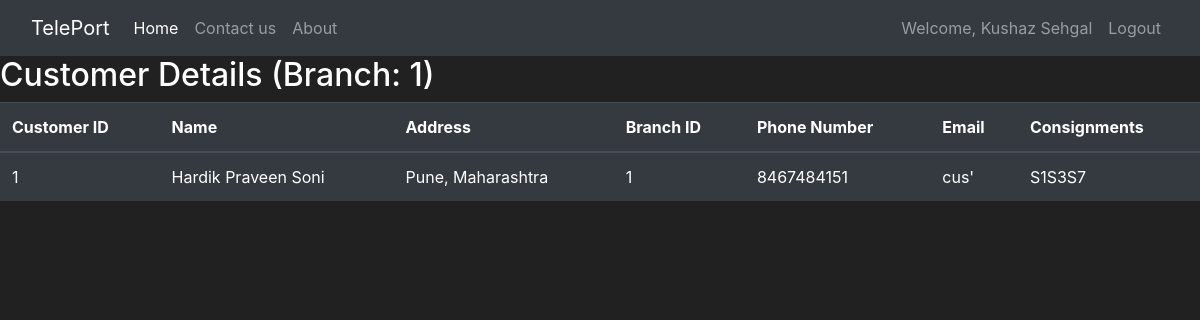
The app's page /view_branch_customer_details (signed in) with its own data.
### TelePort/models.py (models this page shows, shortened)
class Employee(db.Model, UserMixin):
    employeeID = db.Column(db.Integer, primary_key=True)
    name = db.Column(db.String(1200), unique=False, nullable=False)
    address = db.Column(db.String(1200), unique=False, nullable=False)
    phoneNumber = db.Column(db.String(120), unique=False, nullable=False)
    email = db.Column(db.String(120), unique=True, nullable=False)
    branchID = db.Column(db.Integer, nullable = False)
    password_hash = db.Column(db.String(60), unique=False, nullable=False)
    @property
    def password(self):
        return self.password

class Customer(db.Model, UserMixin):
    customerID = db.Column(db.Integer, primary_key=True)
    name = db.Column(db.String(80), unique=False, nullable=False)
    address = db.Column(db.String(1200), unique=False, nullable=False)
    branchID = db.Column(db.Integer, nullable = False)
    phoneNumber = db.Column(db.String(1200), unique=False, nullable=False)
    email = db.Column(db.String(1200), unique=True, nullable=False)
    password_hash = db.Column(db.String(60), unique=False, nullable=False)
    consignments = db.Column(db.String(1200), unique=False, default = "")
    @property
    def password(self):
        return self.password

### TelePort/routes.py (the view)
@app.route('/view_branch_customer_details', methods = ['GET', 'POST'])
def view_branch_customer_details():
    customers = Customer.query.filter_by(branchID = session['employee'].branchID).all()
    return render_template('view_branch_customer_details.html', customers = customers)

### TelePort/models.py (called while the page is built)
@log_manage.user_loader
def load_employee(employeeID):
    return Employee.query.get(int(employeeID))

### TelePort/templates/view_branch_customer_details.html (shortened to what this page needs)
{% extends "base.html" %}
{% block content %}
<h2>Customer Details (Branch: {{session.employee.branchID}})</h2>
<table class="table table-hover table-dark">
    <thead class = "thead-dark">
        <tr>
            <th scope="col">Customer ID</th>
            <th scope="col">Name</th>
            <th scope="col">Address</th>
            <th scope="col">Branch ID</th>
            <th scope="col">Phone Number</th>
            <th scope="col">Email</th>
            <th scope="col">Consignments </th>
        </tr>
    </thead>
    <tbody>
        {% for customer in customers %}
            <tr>
                <td>{{customer.customerID}}</td>
                <td>{{customer.name}}</td>
                <td>{{customer.address}}</td>
                <td>{{customer.branchID}}</td>
                <td>{{customer.phoneNumber}}</td>
                <td>{{customer.email}}</td>
                <td>{{customer.consignments}}</td>
            </tr>
        {%  endfor %}
    </tbody>
</table>
{% endblock %}

### TelePort/templates/base.html (shortened to what this page needs)
<!doctype html>
<html lang="en">
   <head>
      <link rel="stylesheet" href="https://cdn.jsdelivr.net/npm/bootstrap@4.5.3/dist/css/bootstrap.min.css">
   </head>
   <body>
    <nav class="navbar navbar-expand-md navbar-dark bg-dark">
        <div class="container-fluid">
          <a class="navbar-brand" href="/">TelePort</a>
          <div class="collapse navbar-collapse" id="navbarNav">
            <ul class="navbar-nav mr-auto">
              <li class="nav-item active">
                <a class="nav-link active" aria-current="page" href="/">Home</a>
              </li>
              <li class="nav-item">
                <a class="nav-link" href="{{ url_for('contact') }}">Contact us</a>
              </li>
              <li class="nav-item">
                <a class="nav-link" href="{{ url_for('about') }}">About</a>
            </ul>
            {% if session['name'] != "" %}
            <ul class = "navbar-nav">
              <li class = "nav-item">
                <a class = "nav-link">Welcome, {{ session['name'] }}</a>
              </li>
              <li class = "nav-item">
                <a class = "nav-link" href="{{ url_for('logout_page') }}">Logout</a>
              </li>
            {% endif %}
            </ul>
          </div>
        </div>
      </nav>
      {% block content %}
      {% endblock %}
   </body>
</html>

### TelePort/templates/base.html (style rules this page uses)
body { background-attachment: fixed; background-color: #212121; color: white; }

### records on screen
Employee: name "Kushaz Sehgal", employee.branchID "1"
Customer: customerID "1", name "Hardik Praveen Soni", address "Pune, Maharashtra", branchID "1", phoneNumber "8467484151", email "cus'", consignments "S1S3S7"
